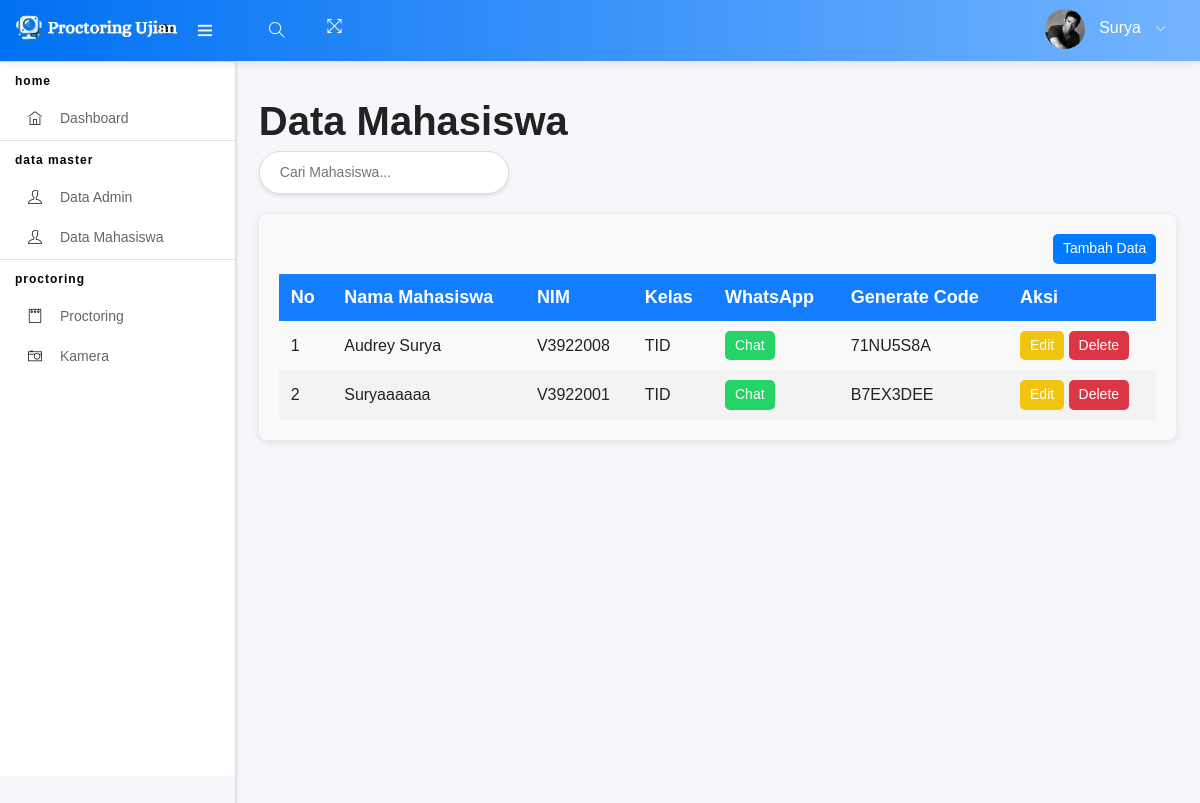
The app's page /data_mahasiswa, older data.
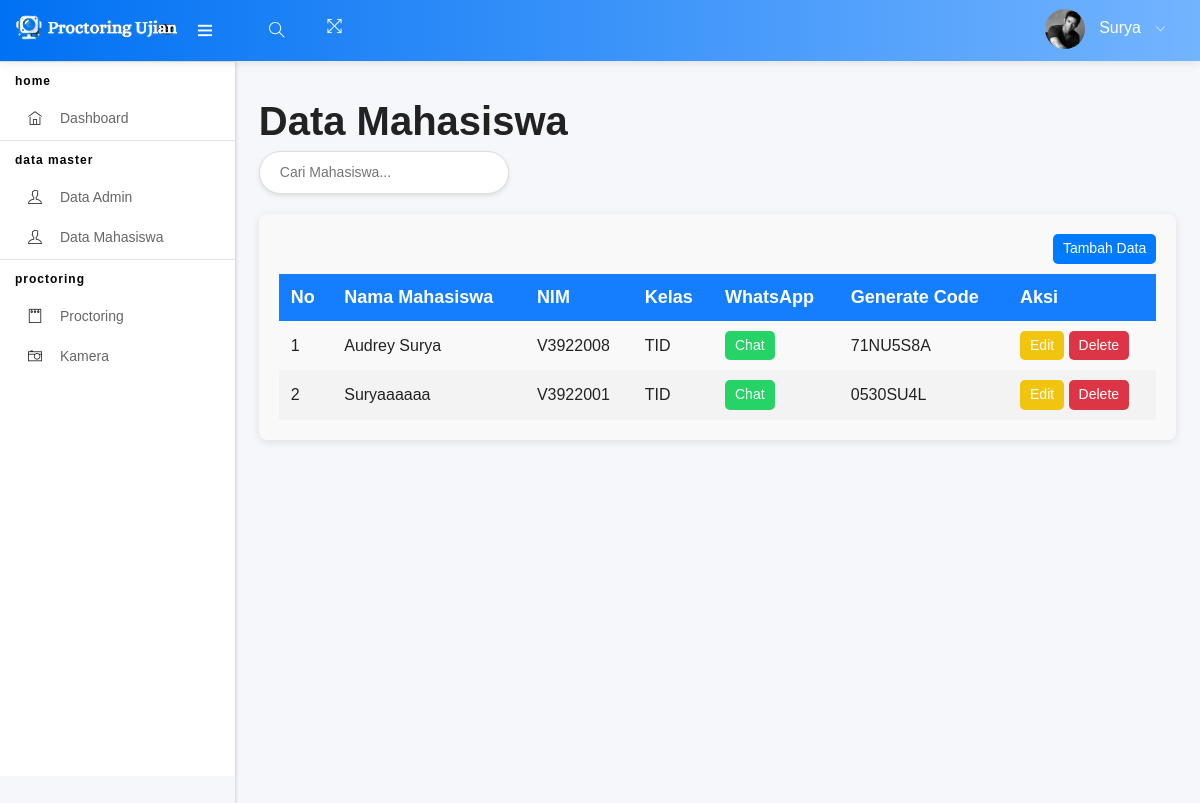
The same page, newer data.
### tables this page shows
CREATE TABLE mahasiswa (
            id INTEGER PRIMARY KEY AUTOINCREMENT,
            nama TEXT NOT NULL,
            nim TEXT NOT NULL,
            kelas TEXT NOT NULL,
            whatsapp TEXT NOT NULL,
            code TEXT NOT NULL
        );

### app.py (the view)
@app.route("/data_mahasiswa")
def mahasiswa():
    records = fetch_all_mahasiswa()
    return render_template('dataMahasiswa.html', mahasiswa=records)

### db.py (called while the page is built)
def connect_db():
    conn = sqlite3.connect('ujian.db')
    return conn

def fetch_all_mahasiswa():
    conn = connect_db()
    cursor = conn.cursor()
    cursor.execute('SELECT * FROM mahasiswa')
    rows = cursor.fetchall()
    conn.close()
    return rows

### templates/dataMahasiswa.html (shortened to what this page needs)
{% extends "layouts.html" %}
{% block content %}
<div class="welcome-message">
    <h1>Data Mahasiswa</h1>
        <input type="text" id="searchInput" placeholder="Cari Mahasiswa..." onkeyup="searchTable()" class="search-input">
</div>
<div class="table-container">
    <div class="button-container">
        <button class="btn btn-add" onclick="openModal()">Tambah Data</button>
    </div>
    <table class="styled-table" id="mahasiswaTable">
        <thead>
            <tr>
                <th>No</th>
                <th>Nama Mahasiswa</th>
                <th>NIM</th>
                <th>Kelas</th>
                <th>WhatsApp</th>
                <th>Generate Code</th>
                <th>Aksi</th>
            </tr>
        </thead>
        <tbody>
            {% for mhs in mahasiswa %}
                <tr>
                    <td>{{ loop.index }}</td>
                    <td>{{ mhs[1] }}</td>
                    <td>{{ mhs[2] }}</td>
                    <td>{{ mhs[3] }}</td>
                    <td>
                        <button class="btn btn-whatsapp" onclick="openWhatsApp('{{ mhs[4] }}')">Chat</button>
                    </td>
                    <td>{{ mhs[5] }}</td>
                    <td>
                        <button class="btn btn-warning" onclick="openEditModal('{{ mhs[0] }}', '{{ mhs[1] }}', '{{ mhs[2] }}', '{{ mhs[3] }}', '{{ mhs[4] }}', '{{ mhs[5] }}')">Edit</button>
                        <button class="btn btn-danger" onclick="openDeleteModal('{{ mhs[0] }}')">Delete</button>
                    </td>
                </tr>
            {% endfor %}
        </tbody>
    </table>
</div>
{% endblock %}

Row changes from the older to the newer data that the page shows:
changed mahasiswa "Suryaaaaaa": code "B7EX3DEE" → "0530SU4L"
